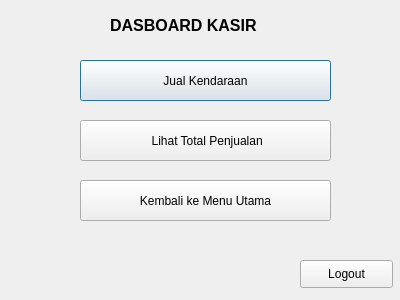
<?xml version="1.0" encoding="UTF-8"?>
<ui version="4.0">
 <class>Dialog</class>
 <widget class="QDialog" name="Dialog">
  <property name="geometry">
   <rect>
    <x>0</x>
    <y>0</y>
    <width>400</width>
    <height>300</height>
   </rect>
  </property>
  <property name="windowTitle">
   <string>Dialog</string>
  </property>
  <widget class="QLabel" name="label">
   <property name="geometry">
    <rect>
     <x>110</x>
     <y>10</y>
     <width>211</width>
     <height>31</height>
    </rect>
   </property>
   <property name="font">
    <font>
     <pointsize>12</pointsize>
     <weight>75</weight>
     <bold>true</bold>
    </font>
   </property>
   <property name="text">
    <string>DASBOARD KASIR</string>
   </property>
  </widget>
  <widget class="QPushButton" name="pushButton">
   <property name="geometry">
    <rect>
     <x>80</x>
     <y>60</y>
     <width>251</width>
     <height>41</height>
    </rect>
   </property>
   <property name="text">
    <string>Jual Kendaraan</string>
   </property>
  </widget>
  <widget class="QPushButton" name="pushButton_2">
   <property name="geometry">
    <rect>
     <x>80</x>
     <y>120</y>
     <width>251</width>
     <height>41</height>
    </rect>
   </property>
   <property name="text">
    <string> Lihat Total Penjualan</string>
   </property>
  </widget>
  <widget class="QPushButton" name="pushButton_3">
   <property name="geometry">
    <rect>
     <x>80</x>
     <y>180</y>
     <width>251</width>
     <height>41</height>
    </rect>
   </property>
   <property name="text">
    <string>Kembali ke Menu Utama</string>
   </property>
  </widget>
  <widget class="QPushButton" name="pushButton_4">
   <property name="geometry">
    <rect>
     <x>300</x>
     <y>260</y>
     <width>93</width>
     <height>28</height>
    </rect>
   </property>
   <property name="text">
    <string>Logout</string>
   </property>
  </widget>
 </widget>
 <resources/>
 <connections/>
</ui>
